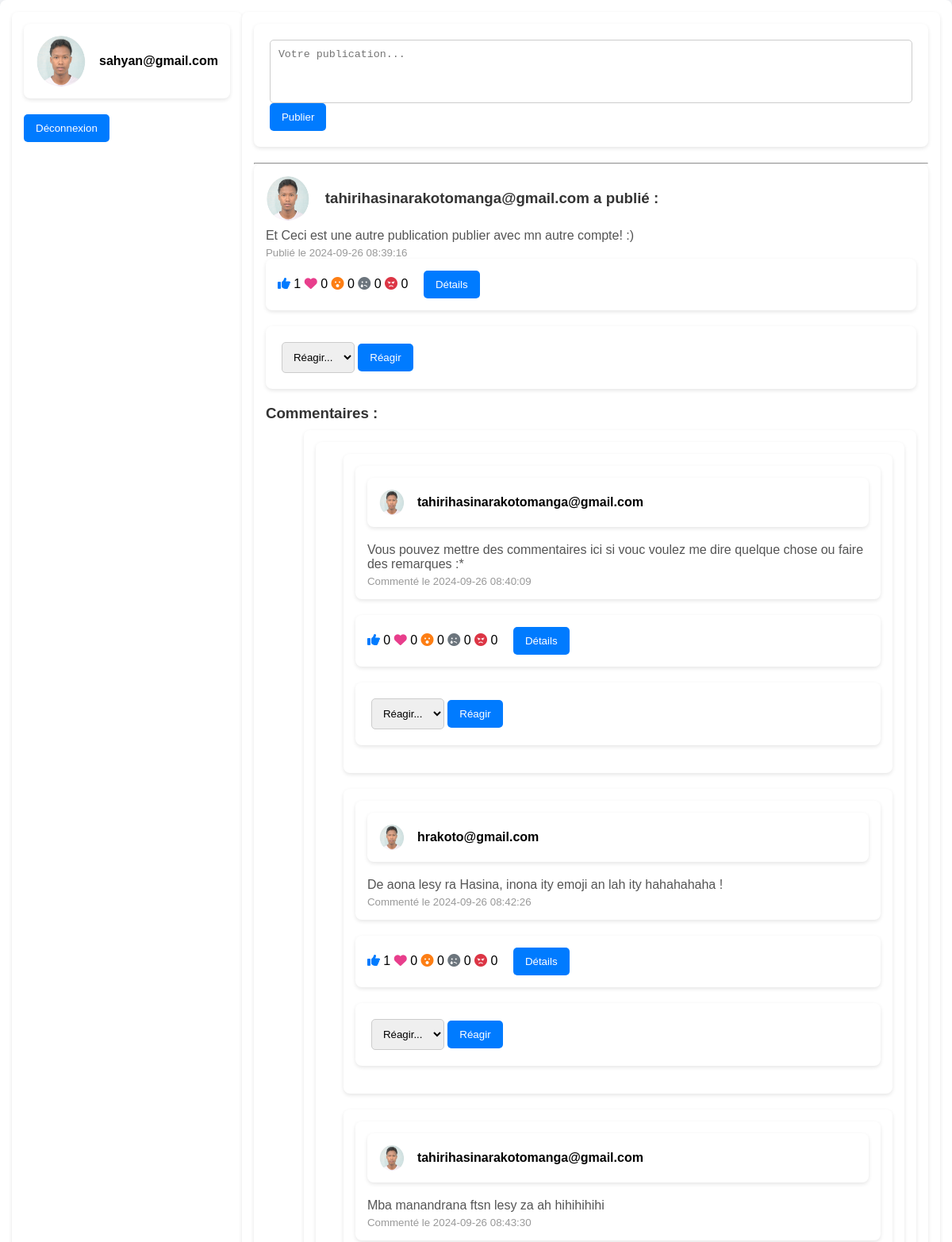
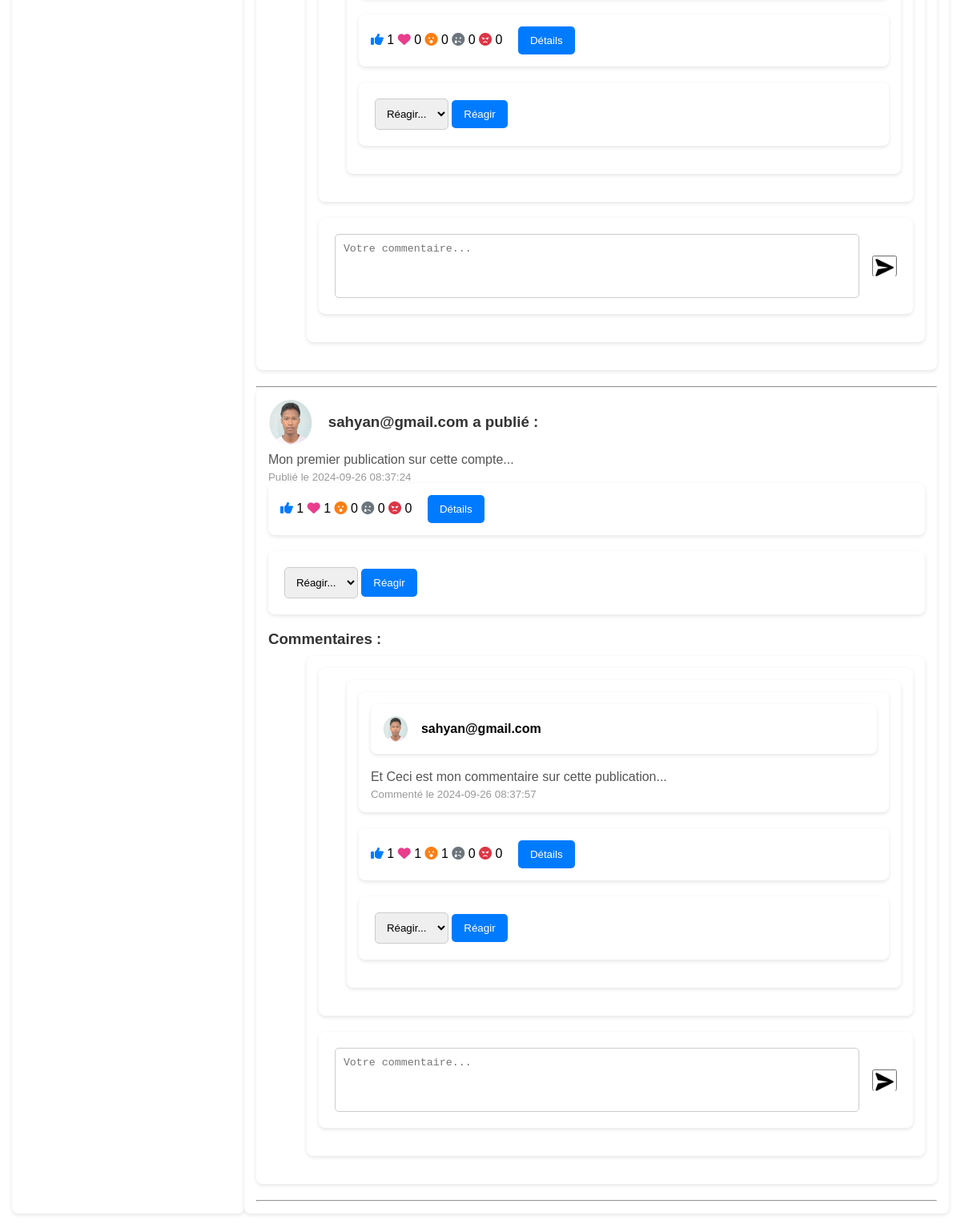
/src/home.php (signed in), run on an earlier commit of the app's database (2 pictures, top to bottom).
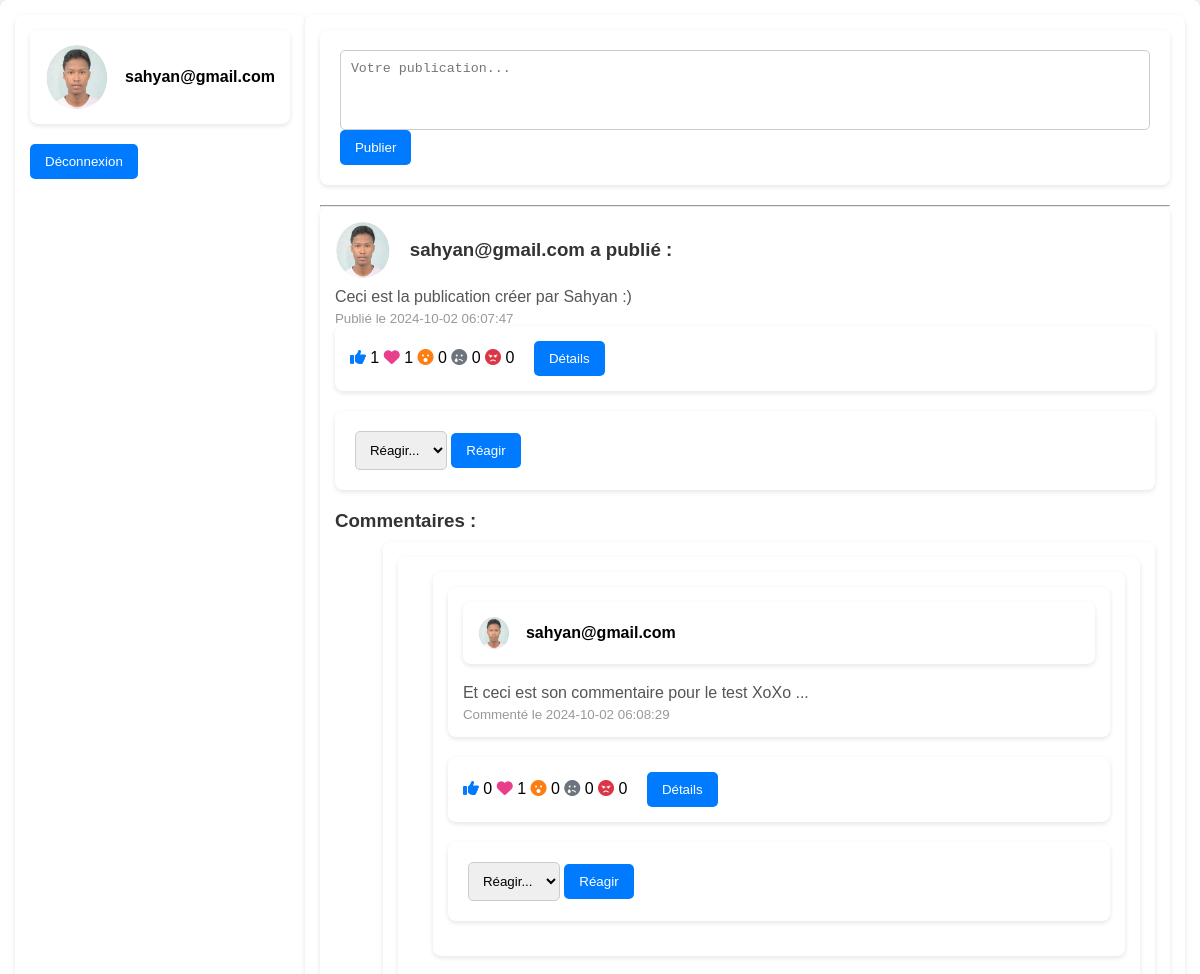
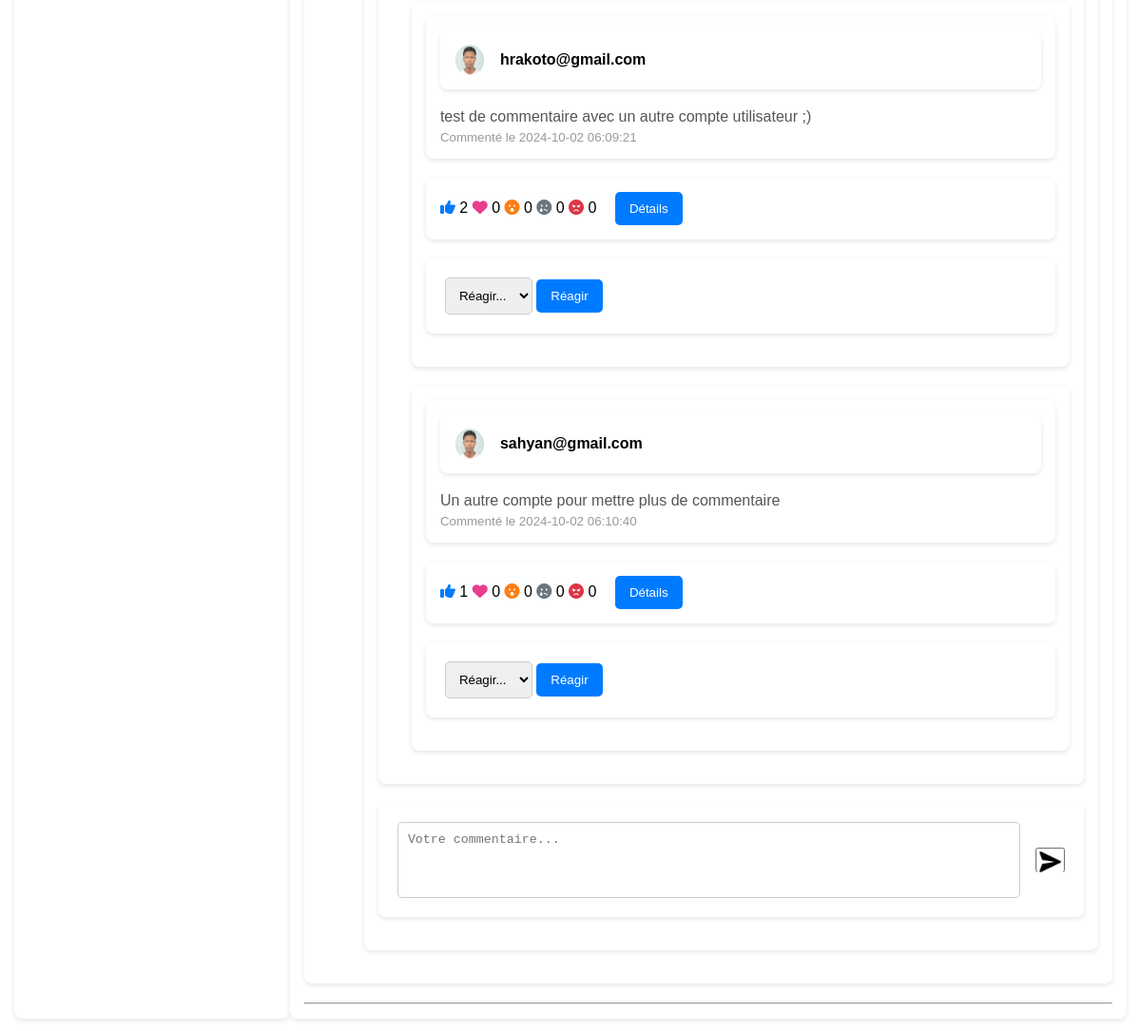
And on a later commit of the database (2 pictures, top to bottom).
### tables this page shows
CREATE TABLE `users` (
  `id` int NOT NULL AUTO_INCREMENT,
  `email` varchar(255) NOT NULL,
  `password` varchar(255) NOT NULL,
  `created_at` timestamp NULL DEFAULT CURRENT_TIMESTAMP,
  PRIMARY KEY (`id`),
  UNIQUE KEY `email` (`email`)
);

CREATE TABLE `posts` (
  `id` int NOT NULL AUTO_INCREMENT,
  `user_id` int DEFAULT NULL,
  `content` text NOT NULL,
  `created_at` timestamp NULL DEFAULT CURRENT_TIMESTAMP,
  PRIMARY KEY (`id`),
  KEY `user_id` (`user_id`),
  CONSTRAINT `posts_ibfk_1` FOREIGN KEY (`user_id`) REFERENCES `users` (`id`)
);

CREATE TABLE `comments` (
  `id` int NOT NULL AUTO_INCREMENT,
  `post_id` int DEFAULT NULL,
  `user_id` int DEFAULT NULL,
  `content` text NOT NULL,
  `created_at` timestamp NULL DEFAULT CURRENT_TIMESTAMP,
  PRIMARY KEY (`id`),
  KEY `post_id` (`post_id`),
  KEY `user_id` (`user_id`),
  CONSTRAINT `comments_ibfk_1` FOREIGN KEY (`post_id`) REFERENCES `posts` (`id`),
  CONSTRAINT `comments_ibfk_2` FOREIGN KEY (`user_id`) REFERENCES `users` (`id`)
);

### src/home.php (the view, shortened to what this page needs)
<?php
include("db.php");
$user_id = $_SESSION['user_id'];
$user_login = $pdo->prepare('SELECT email FROM users WHERE id = ?');
$user_login->execute([$user_id]);
$user_email = $user_login->fetch();
$posts = $pdo->query('SELECT posts.*, users.email FROM posts JOIN users ON posts.user_id = users.id ORDER BY posts.created_at DESC')->fetchAll();
?>
<link rel="stylesheet" href="../style/style.css">
<link rel="stylesheet" href="https://cdnjs.cloudflare.com/ajax/libs/font-awesome/6.0.0-beta3/css/all.min.css">
<div class="container">
    <div>
        <div class="user">
            <img src="../img/imageTeste.png" alt="Photo de profil" class="pdp">
            <h4><?= htmlspecialchars($user_email['email']) ?></h4>
        </div>
        <button class="btn"><a href="logout.php">Déconnexion</a></button>
    </div>
    <div class="content">
        <form id="post-form">
            <textarea name="content" placeholder="Votre publication..." required></textarea>
            <button class="btn" type="submit">Publier</button>
        </form>
        <hr>
        <?php foreach ($posts as $post): ?>
            <div>
                <h3 class="head-post"><img src="../img/imageTeste.png" alt="photo de profil" class="image-gros"><?= htmlspecialchars($post['email']) ?> a publié :</h3>
                <p><?= nl2br(htmlspecialchars($post['content'])) ?></p>
                <small>Publié le <?= htmlspecialchars($post['created_at']) ?></small>
                <div>
                    <?php
                    $reactions = $pdo->prepare('SELECT type, user_id, created_at FROM reactions WHERE post_id = ?');
                    $reactions->execute([$post['id']]);
                    $reactionDetails = $reactions->fetchAll(PDO::FETCH_ASSOC);
                    $reactionCounts = [];
                    foreach ($reactionDetails as $reaction) {
                        $reactionCounts[$reaction['type']] = ($reactionCounts[$reaction['type']] ?? 0) + 1;
                    }
                    ?>
                    <span id="reactions-<?= $post['id'] ?>">
                        <i class="fas fa-thumbs-up reaction-like" title="Like"></i> <?= $reactionCounts['like'] ?? 0 ?>
                        <i class="fas fa-heart reaction-love" title="Love"></i> <?= $reactionCounts['love'] ?? 0 ?>
                        <i class="fas fa-surprise reaction-wow" title="Wow"></i> <?= $reactionCounts['wow'] ?? 0 ?>
                        <i class="fas fa-sad-tear reaction-sad" title="Sad"></i> <?= $reactionCounts['sad'] ?? 0 ?>
                        <i class="fas fa-angry reaction-angry" title="Angry"></i> <?= $reactionCounts['angry'] ?? 0 ?>
                    </span>
                    <button class="btn" onclick="toggleDetails(<?= $post['id'] ?>)">Détails</button>
                </div>
                <form onsubmit="event.preventDefault(); update_post_reactions(<?= $post['id'] ?>, this.reaction.value);">
                    <select name="reaction" required>
                        <option value="" disabled selected>Réagir...</option>
                    </select>
                    <button type="submit" class="btn">Réagir</button>
                </form>
                <h3>Commentaires :</h3>
                <div class="commets-section">
                    <div id="comments-<?= $post['id']?>">
                        <?php
                        $comments = $pdo->prepare('SELECT comments.*, users.email FROM comments JOIN users ON comments.user_id = users.id WHERE post_id = ?');
                        $comments->execute([$post['id']]);
                        foreach ($comments as $comment): ?>
                            <div style="margin-left: 20px;">
                                <div class="comment-item">
                                    <div class="comment-inside">
                                        <img src="../img/imageTeste.png" alt="Photo de profil" class="image-mini">
                                        <strong><?= htmlspecialchars($comment['email']) ?></strong>
                                    </div>
                                    <p><?= nl2br(htmlspecialchars($comment['content'])) ?></p>
                                    <small>Commenté le <?= htmlspecialchars($comment['created_at']) ?></small>
                                </div>
                                <div>
                                    <?php
                                    $commentReactions = $pdo->prepare('SELECT type, user_id, created_at FROM reactions WHERE comment_id = ?');
                                    $commentReactions->execute([$comment['id']]);
                                    $reactionDetails = $commentReactions->fetchAll(PDO::FETCH_ASSOC);
                                    $reactionCounts = [];
                                    foreach ($reactionDetails as $reaction) {
                                        $reactionCounts[$reaction['type']] = ($reactionCounts[$reaction['type']] ?? 0) + 1;
                                    }
                                    ?>
                                    <span id="reactions-comment-<?= $comment['id'] ?>">
                                        <i class="fas fa-thumbs-up reaction-like" title="Like"></i> <?= $reactionCounts['like'] ?? 0 ?>
                                        <i class="fas fa-heart reaction-love" title="Love"></i> <?= $reactionCounts['love'] ?? 0 ?>
                                        <i class="fas fa-surprise reaction-wow" title="Wow"></i> <?= $reactionCounts['wow'] ?? 0 ?>
                                        <i class="fas fa-sad-tear reaction-sad" title="Sad"></i> <?= $reactionCounts['sad'] ?? 0 ?>
                                        <i class="fas fa-angry reaction-angry" title="Angry"></i> <?= $reactionCounts['angry'] ?? 0 ?>
                                    </span>
                                    <button class="btn" onclick="toggleDetails(<?= $comment['id'] ?>, 'comment')">Détails</button>
                                </div>
                                <form onsubmit="event.preventDefault(); update_comment_reactions(<?= $comment['id'] ?>, this.reaction.value);">
                                    <select name="reaction" required>
                                        <option value="" disabled selected>Réagir...</option>
                                    </select>
                                    <button type="submit" class="btn">Réagir</button>
                                </form>
                            </div>
                        <?php endforeach; ?>
                    </div>
                    <form class="comment-form" data-post-id="<?= $post['id'] ?>">
                        <textarea name="comment_content" placeholder="Votre commentaire..." required></textarea>
                        <button class="comment-box" type="submit" class="envoyer"><img src="../img/envoyer.png" alt="envoyer" class="envoyer"></button>
                    </form>
                </div>
            </div>
            <hr>
        <?php endforeach; ?>
    </div>
</div>

### style/style.css (style rules this page uses)
* { margin: 0; padding: 0; box-sizing: border-box; }
.commets-section { margin-left: 3em; }
.envoyer { width: 2em; height: 2em; border: none; color: rgb(27, 123, 233); background-color: white; }
.container { display: flex; }
.content { width: 100%; }
.user { height: fit-content; display: flex; gap : 1em; align-items: center; }
.pdp { border-radius: 50%; width: 4em; height: 4em; }
form { background: white; padding: 20px; border-radius: 8px; box-shadow: 0 2px 5px rgba(0, 0, 0, 0.1); margin-bottom: 20px; }
textarea { width: 100%; height: 80px; border-radius: 5px; border: 1px solid #ccc; padding: 10px; resize: none; }
.btn { background-color: #007bff; color: white; border: none; border-radius: 5px; padding: 10px 15px; cursor: pointer; transition: background 0.3s; }
div { background: white; padding: 15px; border-radius: 8px; box-shadow: 0 2px 5px rgba(0, 0, 0, 0.1); margin-bottom: 20px; }
h3 { margin: 0 0 10px; color: #333; }
p { margin: 5px 0; color: #555;/ }
small { display: block; color: #999; margin-top: 5px; }
span { display: inline-block; margin-right: 15px; }
.reaction-like { color: #007bff; }
.reaction-love { color: #e83e8c; }
.reaction-wow { color: #fd7e14; }
.reaction-sad { color: #6c757d; }
.reaction-angry { color: #dc3545; }
select { border-radius: 5px; border: 1px solid #ccc; padding: 10px; }
button a { color: white; text-decoration: none; }
.comment-inside, .head-post { display: flex; align-items: center; gap: 1em; }
.comment-box { height: 2em; }
.comment-form { width: 100%; display: flex; align-items: center; gap: 1em; }
.image-gros { border-radius: 50%; width: 3em; height: 3em; }
.image-mini { border-radius: 50%; width: 2em; height: 2em; }

What changed in the data, as far as the page shows it:
removed posts: user.email "tahirihasinarakotomanga@gmail.com", content "Et Ceci est une autre publication publier avec mn autre compte! :)", created_at "2024-09-26 08:39:16", like "1", love "0", wow "0", sad "0", angry "0", comments (user.email "hrakoto@gmail.com", content "De aona lesy ra Hasina, inona ity emoji an lah ity hahahahaha !", created_at "2024-09-26 08:42:26", like "1", love "0", wow "0", sad "0", angry "0")
removed comments: user.email "tahirihasinarakotomanga@gmail.com", content "Vous pouvez mettre des commentaires ici si vouc voulez me dire quelque chose ou faire des remarques :*", created_at "2024-09-26 08:40:09", like "0", love "0", wow "0", sad "0", angry "0"
removed comments: user.email "tahirihasinarakotomanga@gmail.com", content "Mba manandrana ftsn lesy za ah hihihihihi", created_at "2024-09-26 08:43:30", like "1", love "0", wow "0", sad "0", angry "0"
removed comments: user.email "sahyan@gmail.com", content "Et Ceci est mon commentaire sur cette publication...", created_at "2024-09-26 08:37:57", like "1", love "1", wow "1", sad "0", angry "0"
changed posts "sahyan@gmail.com": content "Mon premier publication sur cette compte..." → "Ceci est la publication créer par Sahyan :)"; created_at "2024-09-26 08:37:24" → "2024-10-02 06:07:47"; gains comments (user.email "hrakoto@gmail.com", content "test de commentaire avec un autre compte utilisateur ;)", created_at "2024-10-02 06:09:21", like "2", love "0", wow "0", sad "0", angry "0")
added comments: user.email "sahyan@gmail.com", content "Et ceci est son commentaire pour le test XoXo ...", created_at "2024-10-02 06:08:29", like "0", love "1", wow "0", sad "0", angry "0"
added comments: user.email "sahyan@gmail.com", content "Un autre compte pour mettre plus de commentaire", created_at "2024-10-02 06:10:40", like "1", love "0", wow "0", sad "0", angry "0"
